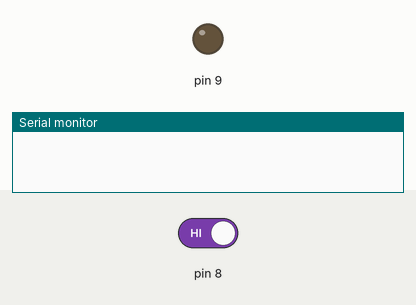
Recording of a sketch running on a simulated Arduino Uno, built with avr-gcc and run on an emulated ATmega328P. On the bench: output pins drawn as LEDs (lit = HIGH), the last lines printed to the serial monitor. The inputs (shaded band) are chosen by the test bench; at power-on: pin 8 HIGH.

Above: at 1.2 s.
1.3 s: pin 8 driven LOW
At 1.7 s:
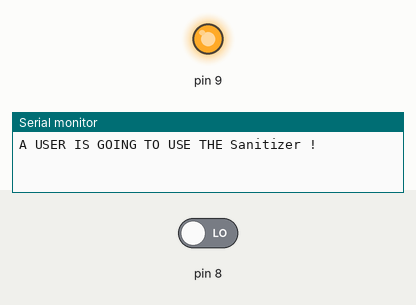
Timing chart, 0 to 4.3 s (numbered marks = the images above; inputs shaded):
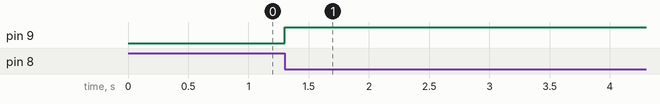

The sketch:

AS.ino
```cpp
void setup()
{
  pinMode(8, INPUT);
  pinMode(9, OUTPUT);
  Serial.begin(9600);
}

void loop()
{
  int val = digitalRead(8);
  char blutooth_val = Serial.read();
  if (val == 0 || blutooth_val == '0')
  {
    Serial.println("A USER IS GOING TO USE THE Sanitizer ! ");
    digitalWrite(9, HIGH);
    delay(5000);
    Serial.println("A USER USED THE Sanitizer ! ");
  }
  else
  {
    digitalWrite(9, LOW);
  }
}
//
```

Measured:
- after the input at 1.3 s, pin 9: LOW → HIGH at once
